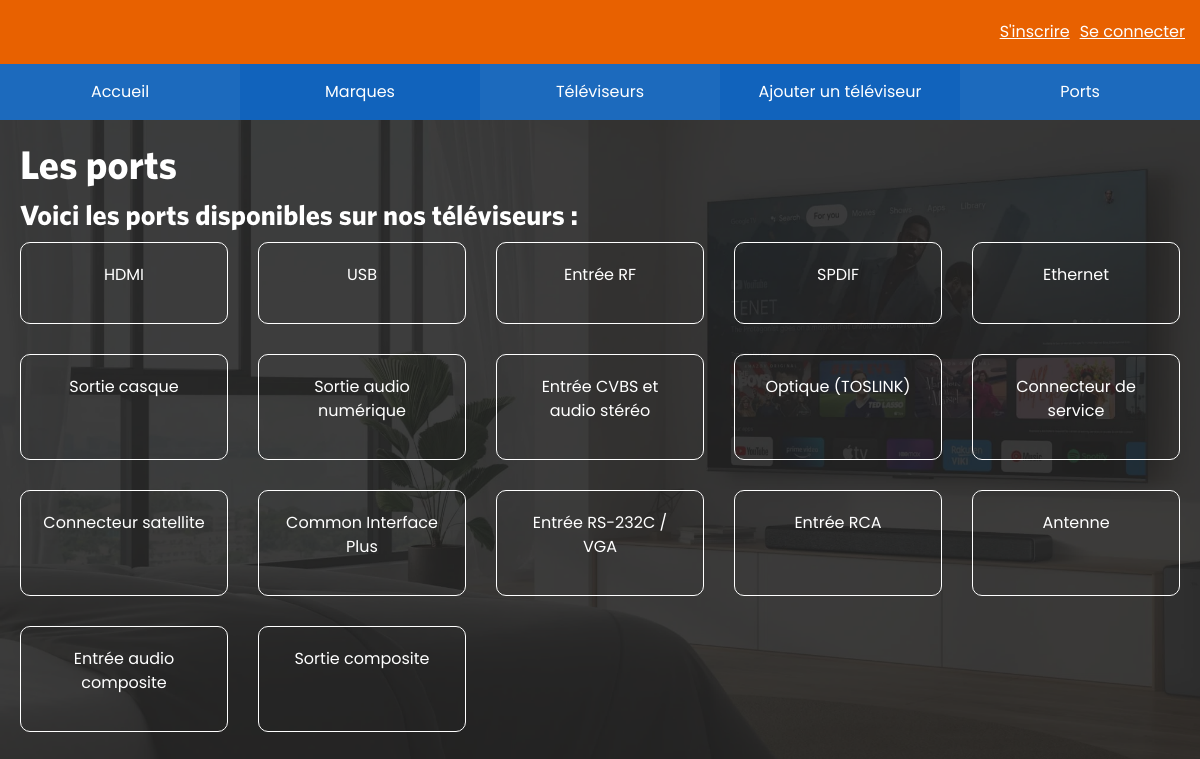
The page /port.php on the database its author committed.
### tables this page shows
CREATE TABLE port (
  id INT NOT NULL AUTO_INCREMENT,
  nom VARCHAR(31) NOT NULL,
  CONSTRAINT PK_port PRIMARY KEY(id)
);

### inc/pretraitement.php (called while the page is built, shortened)
<?php
    $bdd = PDOFactory::getMySQLConnection();
    $portManager = new PortManager($bdd);
?>

### class/PortManager.php (called while the page is built, shortened)
<?php
class PortManager {
  private $_bdd;
  public function __construct(PDO $bdd) { $this->_bdd = $bdd; }
  public function getPorts() {
    $portArray = array();
    $query = $this->_bdd->prepare(self::SELECT_PORTS);
    $query->execute();
    $bddResult = $query->fetchAll();
    foreach ($bddResult as $row) {
      array_push($portArray, new Port($row));
    }
    return $portArray;
  }
}
?>

### class/Port.php (called while the page is built, shortened)
<?php
class Port {
  private $_id;
  private $_nom;
  public function __construct($params = array()) {
    foreach($params as $k => $v) {
       $methodName = "set_" . $k;
    }
 }
  public function get_id()
  {
    return $this->_id;
  }
  private function set_id($_id)
  {
    $this->_id = $_id;
    return $this;
  }
  public function get_nom()
  {
    return $this->_nom;
  }
  public function set_nom($_nom)
  {
    $this->_nom = $_nom;
    return $this;
  }
}
?>

### port.php (the view, shortened to what this page needs)
<?php
  include_once("inc/header.php");
?>
<main id="port">
  <h1>Les ports</h1>
  <h3>Voici les ports disponibles sur nos téléviseurs :</h3>
  <div class="grid">
    <?php
      $ports = $portManager->getPorts();
      foreach ($ports as $portObj) {
        ?>
        <div class="portDiv" idport="<?= $portObj->get_id(); ?>">
          <p><?= $portObj->get_nom(); ?></p>
        </div>
        <?php
      }
    ?>
    </div>
</main>
<?php
  include_once("inc/footer.php");
?>

### css/style.css (style rules this page uses)
:root { --orange: #ff9f59; }
* { margin: 0; padding: 0; box-sizing: border-box; }
.grid { display: grid; }
* { font-family: 'Poppins'; box-sizing: border-box; margin: 0; padding: 0; }
h1, h2, h3 { font-family: 'Whitney'; margin-bottom: 10px; }
body { background-image: url('../img/bg/bg.png'); background-size: cover; background-repeat: no-repeat; background-attachment: fixed; }
main { position: absolute; min-width: 100%; top: 64px; color: white; padding: 0 2%; }
body { background-color: rgb(36, 36, 36); color: white; position: relative; }
main#port { padding: 20px; width: 100%; }
main#port .grid { text-align: center; grid-template-columns: 1fr 1fr; row-gap: 30px; column-gap: 30px; }
div.portDiv { cursor: pointer; border: 1px solid white; border-radius: 10px; padding: 20px; transition: all .5s; }
@media only screen and (min-width: 968px) { main { padding: 0; } }
@media only screen and (min-width: 968px) { main#port .grid { grid-template-columns: 1fr 1fr 1fr 1fr 1fr; } }
@media only screen and (min-width: 968px) { main { top: 120px; } }

### rows shown on the page
port: nom "HDMI"
port: nom "USB"
port: nom "Entrée RF"
port: nom "SPDIF"
port: nom "Ethernet"
port: nom "Sortie casque"
port: nom "Sortie audio numérique"
port: nom "Entrée CVBS et audio stéréo"
port: nom "Optique (TOSLINK)"
port: nom "Connecteur de service"
port: nom "Connecteur satellite"
port: nom "Common Interface Plus"
port: nom "Entrée RS-232C / VGA"
port: nom "Entrée RCA"
port: nom "Antenne"
port: nom "Entrée audio composite"
port: nom "Sortie composite"
